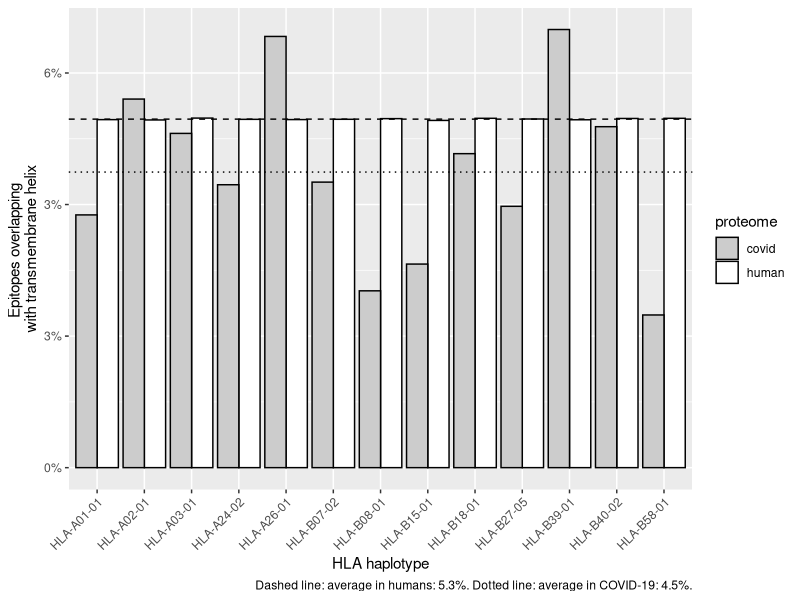

R code for this plot: (Note: this script raises an error after producing the figure.)
## ---- chunk 1
knitr::opts_chunk$set(echo = TRUE)
## ---- chunk 2
library(testthat)
library(tidyr)
library(ggplot2)
## ---- chunk 3
get_haplotypes <- function() {
  c(
    "HLA-A01-01",
    "HLA-A02-01",
    "HLA-A03-01",
    "HLA-A24-02",
    "HLA-A26-01",
    "HLA-B07-02",
    "HLA-B08-01",
    "HLA-B18-01",
    "HLA-B27-05",
    "HLA-B39-01",
    "HLA-B40-02", 
    "HLA-B58-01",
    "HLA-B15-01"
  )
}
## ---- chunk 4
# n: sample size, equals the number of HLA haplotypes
n <- length(get_haplotypes())
# f denotes 'fraction', a value between 0.0 and 1.0
f_human <- rnorm(n = n, mean = 0.053, sd = 0.0001)
f_covid <- rnorm(n = n, mean = runif(n = 1, min = 0.03, max = 0.1), sd = 0.01)
expect_true(all(f_human > 0.0))
expect_true(all(f_human < 1.0))
expect_true(all(f_covid > 0.0))
expect_true(all(f_covid < 1.0))
## ---- chunk 5
t <- ks.test(x = f_human, y = f_covid)
print(t)
## ---- chunk 6
alpha <- 0.05
if (t$p.value <= alpha) {
  verdict <- "Reject that the two samples are taken from a same distribution"
} else {
  verdict <- "Accept that the two samples are taken from a same distribution"
}
print(verdict)
## ---- chunk 7
df <- tibble::tibble(
  proteome = rep(c("human", "covid"), each = n),
  haplotype = rep(get_haplotypes(), time = 2),
  f = c(f_human, f_covid)
)
df$proteome <- as.factor(df$proteome)
df$haplotype <- as.factor(df$haplotype)
## ---- chunk 8
df_t_wide <- data.frame(
  statistic = t$statistic,
  p_value = t$p.value,
  alternative = t$alternative,
  method = t$method,
  data_name = t$data.name,
  alpha = alpha,
  n = length(get_haplotypes()),
  verdict = verdict
)
df_t <- t(df_t_wide)
values <- df_t[,1]
param_names <- rownames(df_t)
df_t <- data.frame(
  parameter = param_names,
  value = values
)

knitr::kable(df_t, row.names = FALSE)
## ---- chunk 9
write.csv(df_t, "bbbq_1_stats.csv", row.names = FALSE)
## ---- chunk 10
ggplot(df, aes(x = haplotype, y = f, fill = proteome)) + 
  scale_fill_manual(values = c("human" = "#ffffff", "covid" = "#cccccc")) +
  geom_col(position = position_dodge(), color = "#000000") + xlab("HLA haplotype") + 
  ylab("Epitopes overlapping \nwith transmembrane helix") +
  scale_y_continuous(labels = scales::percent_format(accuracy = 3)) +
  theme(axis.text.x = element_text(angle = 45, hjust = 1)) +
  geom_hline(yintercept = mean(f_human), lty = "dashed") +
  geom_hline(yintercept = mean(f_covid), lty = "dotted") +
  labs(
    caption = paste0(
      "Dashed line: average in humans: ", formatC(100.0 * mean(f_human), digits = 2),"%. ",
      "Dotted line: average in COVID-19: ", formatC(100.0 * mean(f_covid), digits = 2),"%."  
    )
  ) + ggsave("fig_bbbq_1.png", width = 7, height = 7)
## ---- chunk 11
df_wide <- spread(df, proteome, f)
df_wide$covid <- formatC(100.0 * df_wide$covid, digits = 3)
df_wide$human <- formatC(100.0 * df_wide$human, digits = 3)
## ---- chunk 12
knitr::kable(df_wide, caption = "Percentage of MHC-I epitopes overlapping with transmembrane helix")
## ---- chunk 13
write.csv(df_wide, "bbbq_1_percentages.csv", row.names = FALSE)
